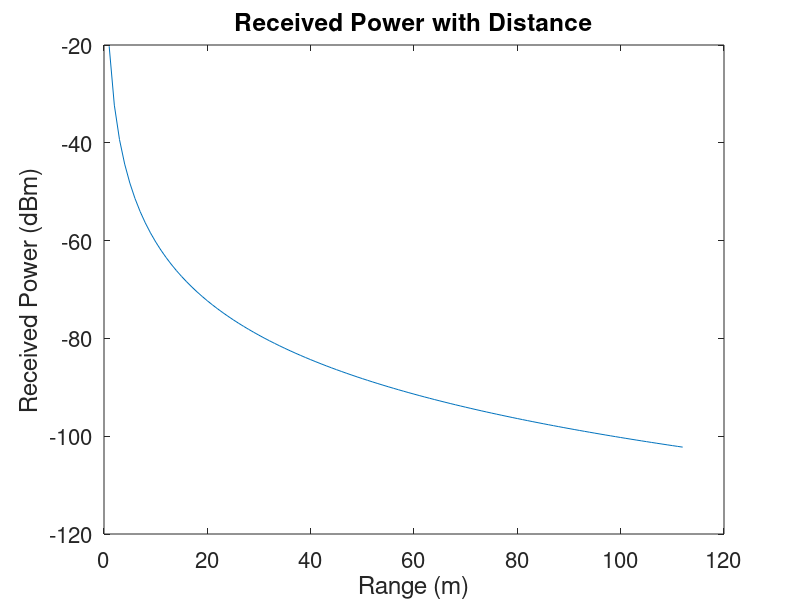
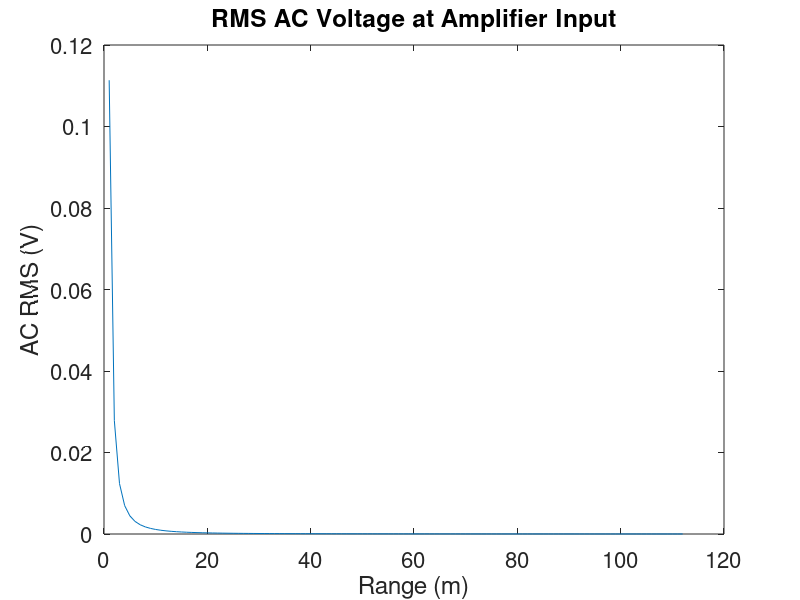

The MATLAB source for these figures, in order:
% Authored by Sai Machiraju
% FMCW Radar Design

R = 0:1:112;
% 18 dBm
Ps = 0.001 * 10^(18 / 10);

lambda = 3E8 / 2.4E9;
% D = 83 mm
D = 0.083;
% Gain (non-dBi): (pi * D / lambda)^2
G = (pi * D / lambda) ^ 2;

rcs = 1; % 1 m^2

Pe = (Ps * G^2 * lambda^2 * rcs) ./ (R .^ 4 * (4 * pi)^3);
P_signal_dBm = 10 * log10(Pe / 0.001);

figure(1);
plot(R, P_signal_dBm);
title("Received Power with Distance");
% subtitle("1 m^{2} RCS");
xlabel("Range (m)");
ylabel("Received Power (dBm)");
set(gca, 'FontSize', 16);

% PA + Mixer Conversion Loss
P_signal_mixer_output = P_signal_dBm + 21 - 6.79;

P_watts = 0.001 * 10 .^ (P_signal_mixer_output / 10);

figure(2);
% System has 50 ohm impedance
plot(R, sqrt(P_watts * 50));
title("RMS AC Voltage at Amplifier Input");
xlabel("Range (m)");
ylabel("AC RMS (V)");
set(gca, 'FontSize', 16);
